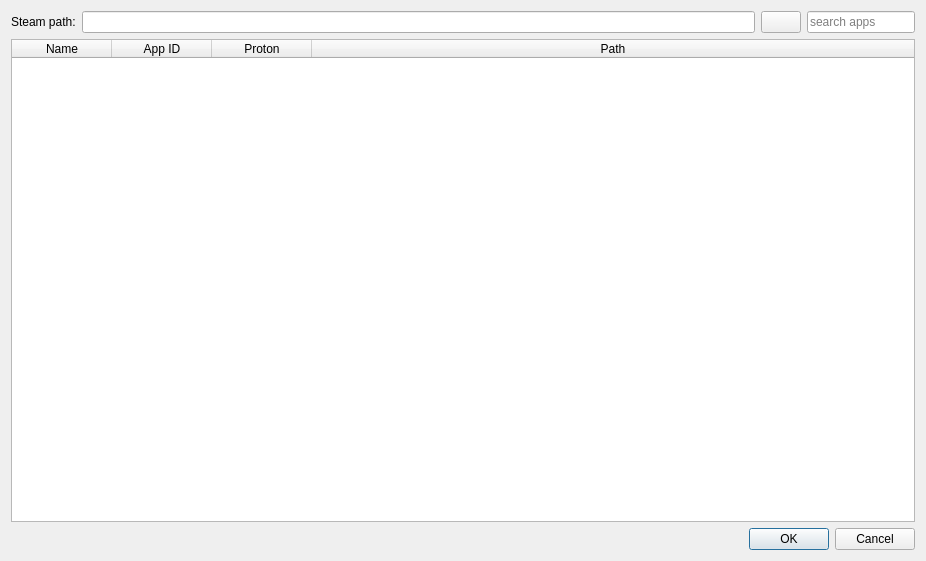
<?xml version="1.0" encoding="UTF-8"?>
<ui version="4.0">
 <class>ImportFromSteamDialog</class>
 <widget class="QDialog" name="ImportFromSteamDialog">
  <property name="geometry">
   <rect>
    <x>0</x>
    <y>0</y>
    <width>926</width>
    <height>561</height>
   </rect>
  </property>
  <property name="windowTitle">
   <string>Dialog</string>
  </property>
  <layout class="QGridLayout" name="gridLayout">
   <item row="0" column="0">
    <layout class="QHBoxLayout" name="horizontalLayout" stretch="0,1,0,0">
     <item>
      <widget class="QLabel" name="label">
       <property name="toolTip">
        <string>Path to the steamapps directory containing libraryfolders.vdf</string>
       </property>
       <property name="text">
        <string>Steam path:</string>
       </property>
      </widget>
     </item>
     <item>
      <widget class="QLineEdit" name="path_field"/>
     </item>
     <item>
      <widget class="QPushButton" name="pick_path_button">
       <property name="toolTip">
        <string>Pick steam path</string>
       </property>
       <property name="text">
        <string/>
       </property>
       <property name="icon">
        <iconset theme="folder-open">
         <normaloff>.</normaloff>.</iconset>
       </property>
      </widget>
     </item>
     <item>
      <widget class="QLineEdit" name="search_field">
       <property name="toolTip">
        <string>Filter applications</string>
       </property>
       <property name="placeholderText">
        <string>search apps</string>
       </property>
      </widget>
     </item>
    </layout>
   </item>
   <item row="1" column="0">
    <widget class="QTableWidget" name="app_table">
     <property name="editTriggers">
      <set>QAbstractItemView::NoEditTriggers</set>
     </property>
     <property name="alternatingRowColors">
      <bool>true</bool>
     </property>
     <property name="selectionMode">
      <enum>QAbstractItemView::SingleSelection</enum>
     </property>
     <property name="selectionBehavior">
      <enum>QAbstractItemView::SelectRows</enum>
     </property>
     <property name="sortingEnabled">
      <bool>true</bool>
     </property>
     <attribute name="horizontalHeaderStretchLastSection">
      <bool>true</bool>
     </attribute>
     <column>
      <property name="text">
       <string>Name</string>
      </property>
     </column>
     <column>
      <property name="text">
       <string>App ID</string>
      </property>
     </column>
     <column>
      <property name="text">
       <string>Proton</string>
      </property>
     </column>
     <column>
      <property name="text">
       <string>Path</string>
      </property>
     </column>
    </widget>
   </item>
   <item row="2" column="0">
    <widget class="QDialogButtonBox" name="buttonBox">
     <property name="orientation">
      <enum>Qt::Horizontal</enum>
     </property>
     <property name="standardButtons">
      <set>QDialogButtonBox::Cancel|QDialogButtonBox::Ok</set>
     </property>
    </widget>
   </item>
  </layout>
 </widget>
 <resources/>
 <connections>
  <connection>
   <sender>buttonBox</sender>
   <signal>accepted()</signal>
   <receiver>ImportFromSteamDialog</receiver>
   <slot>accept()</slot>
   <hints>
    <hint type="sourcelabel">
     <x>248</x>
     <y>254</y>
    </hint>
    <hint type="destinationlabel">
     <x>157</x>
     <y>274</y>
    </hint>
   </hints>
  </connection>
  <connection>
   <sender>buttonBox</sender>
   <signal>rejected()</signal>
   <receiver>ImportFromSteamDialog</receiver>
   <slot>reject()</slot>
   <hints>
    <hint type="sourcelabel">
     <x>316</x>
     <y>260</y>
    </hint>
    <hint type="destinationlabel">
     <x>286</x>
     <y>274</y>
    </hint>
   </hints>
  </connection>
 </connections>
</ui>
